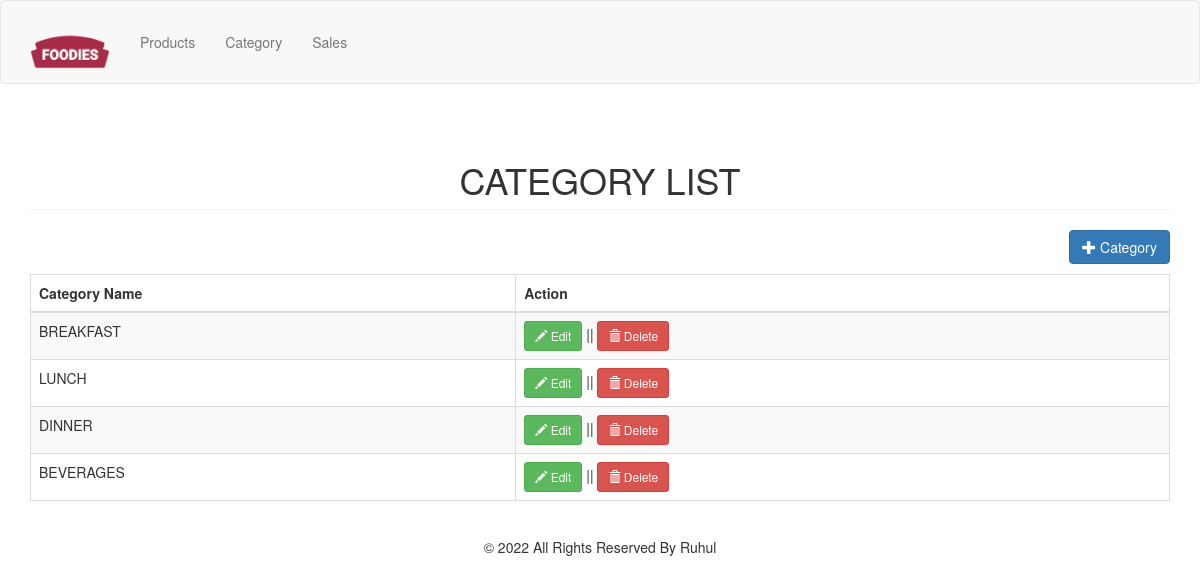
The app's page /category.php with its own data.
### tables this page shows
CREATE TABLE IF NOT EXISTS `category` (
`categoryid` int(11) NOT NULL,
  `catname` varchar(30) NOT NULL
);

### category.php (the view, shortened to what this page needs)
<?php include('header.php'); ?>
<body>
<?php include('navbar-admin.php'); ?>
<div class="container">
	<h1 class="page-header text-center">CATEGORY LIST</h1>
	<div class="row">
		<div class="col-md-12">
			<a href="#addcategory" data-toggle="modal" class="pull-right btn btn-primary"><span class="glyphicon glyphicon-plus"></span> Category</a>
		</div>
	</div>
	<div style="margin-top:10px;">
		<table class="table table-striped table-bordered">
			<thead>
				<th>Category Name</th>
				<th>Action</th>
			</thead>
			<tbody>
				<?php
					$sql="select * from category order by categoryid asc";
					$query=$conn->query($sql);
					while($row=$query->fetch_array()){
						?>
						<tr>
							<td><?php echo $row['catname']; ?></td>
							<td>
								<a href="#editcategory<?php echo $row['categoryid']; ?>" data-toggle="modal" class="btn btn-success btn-sm"><span class="glyphicon glyphicon-pencil"></span> Edit</a> || <a href="#deletecategory<?php echo $row['categoryid']; ?>" data-toggle="modal" class="btn btn-danger btn-sm"><span class="glyphicon glyphicon-trash"></span> Delete</a>
							</td>
						</tr>
						<?php
					}
				?>
			</tbody>
		</table>
	</div>
</div>
<footer style="margin-bottom: 20px;"><center>&copy; 2022 All Rights Reserved By Ruhul</center></footer>
</body>
</html>

### CSS/style.css (style rules this page uses)
a, a:hover { text-decoration: none; }
:root { --primary-color: #A82C48; --secondry-color: #43121d; --third-color: #f98169; --white-color: #fff; --text-color: #aaa; --text-gray: #999; --black-color: #000; --primary-font: 'Roboto', sans-serif; --secondry-font: 'Quickand', sans-serif; }
body { font-family: Arial, Helvetica, sans-serif; }
.container { padding: 16px; }

### records on screen
category: catname "BREAKFAST"
category: catname "LUNCH"
category: catname "DINNER"
category: catname "BEVERAGES"
